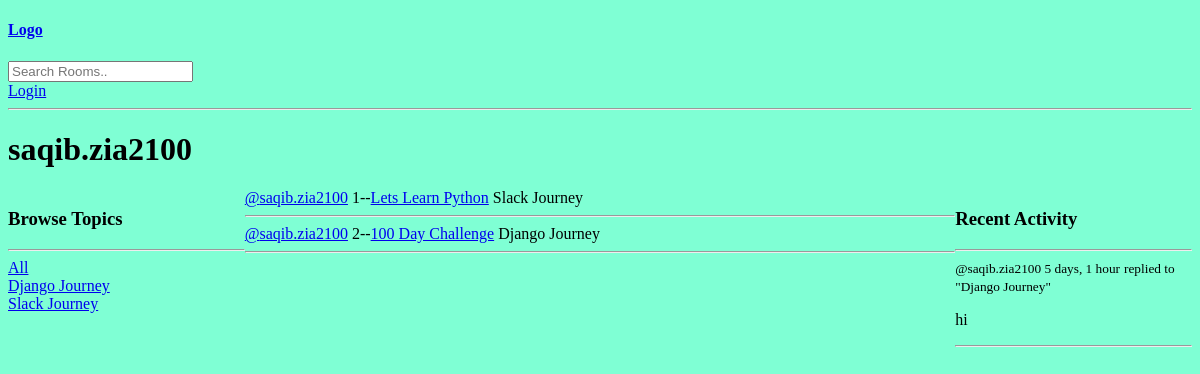
/user_profile/1, run on an earlier commit of the app's database.
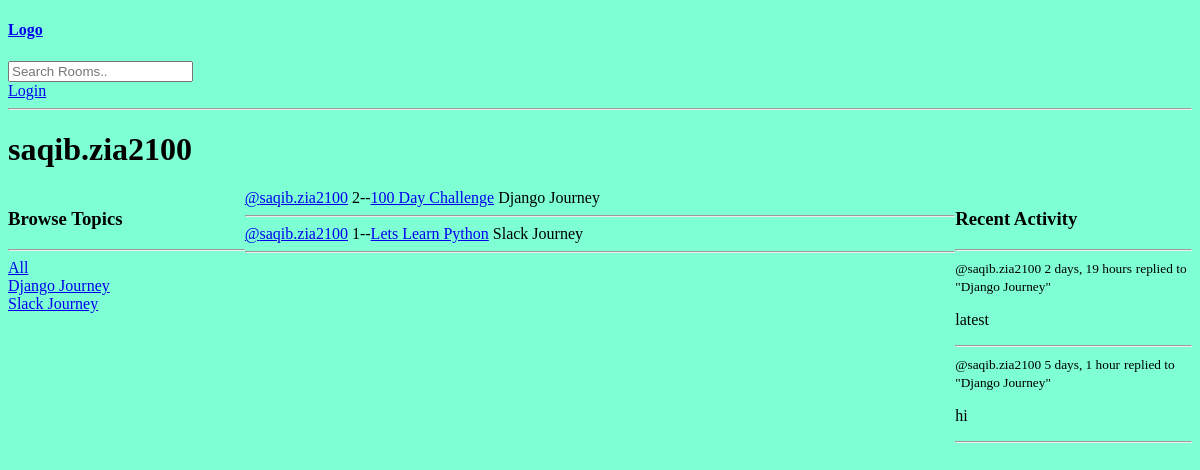
And on a later commit of the database.
### base/models.py (models this page shows, shortened)
class Topic(models.Model):
    name = models.CharField(max_length = 200)
    def __str__(self):
        return self.name

class Room(models.Model):
    host = models.ForeignKey(User,on_delete = models.SET_NULL,null = True)
    topic = models.ForeignKey(Topic,on_delete = models.SET_NULL,null = True)
    participants = models.ManyToManyField(User,blank= True,related_name = 'participants')
    name = models.CharField(max_length = 200)
    description = models.TextField(null = True,blank = True)
    created_at = models.DateTimeField(auto_now_add = True)
    updated_at = models.DateTimeField(auto_now = True)
    class Meta:
        ordering = ["-updated_at","-created_at"]

class Message(models.Model):
    user = models.ForeignKey(User,on_delete = models.CASCADE)
    room = models.ForeignKey(Room, on_delete = models.CASCADE)
    body = models.TextField()
    created_at = models.DateTimeField(auto_now_add = True)
    updated_at = models.DateTimeField(auto_now = True)
    class Meta:
        ordering = ['-updated_at','-created_at']
    def __str__(self):
        return self.body[:50]

### base/views.py (the view)
# urls.py: path('user_profile/<str:pk>',views.user_profile, name = "user_profile"),
def user_profile(request,pk):
    user = User.objects.get(id = pk)
    rooms = user.room_set.all()
    room_messages = user.message_set.all()
    topics = Topic.objects.all()
    context = {'user':user,'rooms':rooms,'room_messages':room_messages,'topics':topics}
    return render(request,'base/profile.html',context)

### base/Templates/base/profile.html (shortened to what this page needs)
{% extends 'main.html' %}
{%block content%}
<h1>{{ user.username }}</h1>
<div class = 'profile-container'>
    <div>
        {% include 'base/topics_component.html' %}
    </div>
    <div>
        {% include 'base/feed_component.html' %}
    </div>
    <div>
        {% include 'base/activity_component.html' %}
    </div>
</div>
{% endblock content%}

### Templates/main.html (shortened to what this page needs)
{% load static  %}
<!DOCTYPE html>
<html lang="en">
<head>
    <link rel="stylesheet" type = 'text/css' media  ='screen'  href="{% static 'styles/main.css' %}">
</head>
<body>
    {%include 'nav.html'%}
    {% block content %}
    {% endblock %}
</body>
</html>

### Templates/nav.html
<a href = "/">
    <h4>Logo</h4>
</a>
<form method = "GET" action = '{% url "home" %}'>
    <input type = "text" name = "q" placeholder = "Search Rooms..">
</form>
{% if request.user.is_authenticated %}
<a href = "{% url 'logout' %}">Logout</a>
{% else %}
<a href = '{% url 'login' %}'>Login</a>
{% endif %}
<hr>

### base/Templates/base/topics_component.html
<h3>Browse Topics</h3>
<hr>
<div>
    <a href = "{% url 'home' %}">All</a>
</div>
{% for topic in topics %}
    <div>
        <a href = "{%url 'home' %}?q={{topic.name}} ">{{topic.name}}</a>
    </div
{% endfor %}

### base/Templates/base/feed_component.html (shortened to what this page needs)
<div>
    {% for room in rooms %}
    <div>
        <a href = "{% url 'user_profile' room.host.id %}">@{{room.host.username}}</a>
        {{room.id}}--<a href = "{%url 'room' room.id%}">{{room.name}}</a>
        <span>
            {{room.topic.name}}
        </span>
        <hr>
    </div>
    {% endfor %}
</div>

### base/Templates/base/activity_component.html (shortened to what this page needs)
<h3>Recent Activity</h3>
<hr>
{% for rmessage in room_messages  %}
<div>
    <small>@{{rmessage.user}} {{rmessage.created_at|timesince}}</small>
    <small>replied to "{{rmessage.room.topic}}"</small>
    <p>{{rmessage}}</p>
</div>
<hr>
{% endfor %}

### static/styles/main.css (style rules this page uses)
body { background-color: aquamarine; }

### base/Templates/base/profile.html (style rules this page uses)
.profile-container { display:grid; grid-template-columns:1fr 3fr 1fr; }

What changed in the data, as far as the page shows it:
changed Room "100 Day Challenge": moves up the list
added Message: user "saqib.zia2100", created_at "2 days, 19 hours", room.topic "Django Journey", body "latest"
